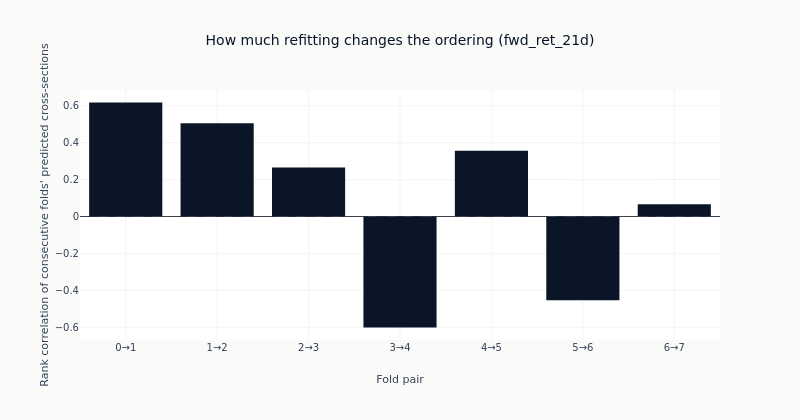

Notebook cell for this chart:
### Code cell
if turnover.height == 0:
    print(
        f"{len(folds)} fold(s) in this population, so there is no consecutive pair to compare "
        "and no turnover to chart."
    )
fig = go.Figure(
    go.Bar(
        x=turnover.get_column("fold_pair").to_list(),
        y=turnover.get_column("rank_correlation").to_list(),
        marker_color=COLORS["blue"],
        showlegend=False,
    )
)
fig.add_hline(y=0, line_width=1, line_dash="dash", line_color=COLORS["neutral"])
fig.update_yaxes(title_text="Rank correlation of consecutive folds' predicted cross-sections")
fig.update_xaxes(title_text="Fold pair")
fig.update_layout(
    title=f"How much refitting changes the ordering ({charted_label})",
    height=420,
    width=800,
    margin=dict(t=90),
)
# The range is read off the frame rather than asserted, so the alt text stays true of the next run.
_values = turnover.get_column("rank_correlation")
_range = (
    f"values from {_values.min():.2f} to {_values.max():.2f}"
    if turnover.height
    else "no fold pairs, so the chart is empty"
)
show_plotly_with_alt(
    fig,
    "Bar chart of the rank correlation between the predicted cross-sections of consecutive "
    "walk-forward folds, one bar per fold pair, with a dashed zero line. Counted from the frame: "
    f"{turnover.height} fold pairs, {_range}.",
)

### Figure 1 — Plotly figure (JSON) as saved in the notebook; plotly's stock layout.template omitted (floating-point values rounded to 4 significant figures)
{"data": [{"marker": {"color": "#0a1628"}, "showlegend": false, "type": "bar", "x": ["0→1", "1→2", "2→3", "3→4", "4→5", "5→6", "6→7"], "y": [0.6176, 0.5046, 0.2657, -0.6013, 0.3557, -0.4535, 0.06658]}], "layout": {"height": 420, "margin": {"t": 90}, "shapes": [{"line": {"color": "#334155", "dash": "dash", "width": 1}, "type": "line", "x0": 0, "x1": 1, "xref": "x domain", "y0": 0, "y1": 0, "yref": "y"}], "title": {"text": "How much refitting changes the ordering (fwd_ret_21d)"}, "width": 800, "xaxis": {"title": {"text": "Fold pair"}}, "yaxis": {"title": {"text": "Rank correlation of consecutive folds' predicted cross-sections"}}}}
